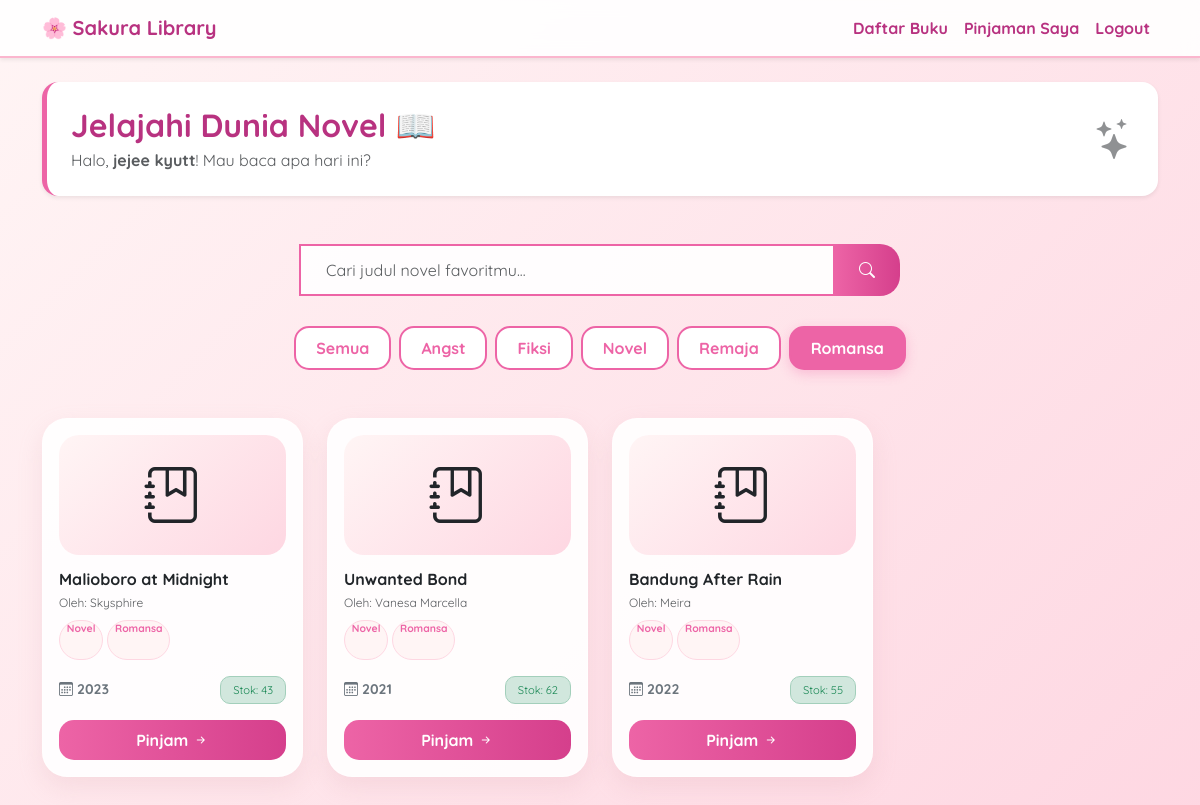
The page /peminjam/index.php?kategori=4 (signed in) on the database as committed earlier.
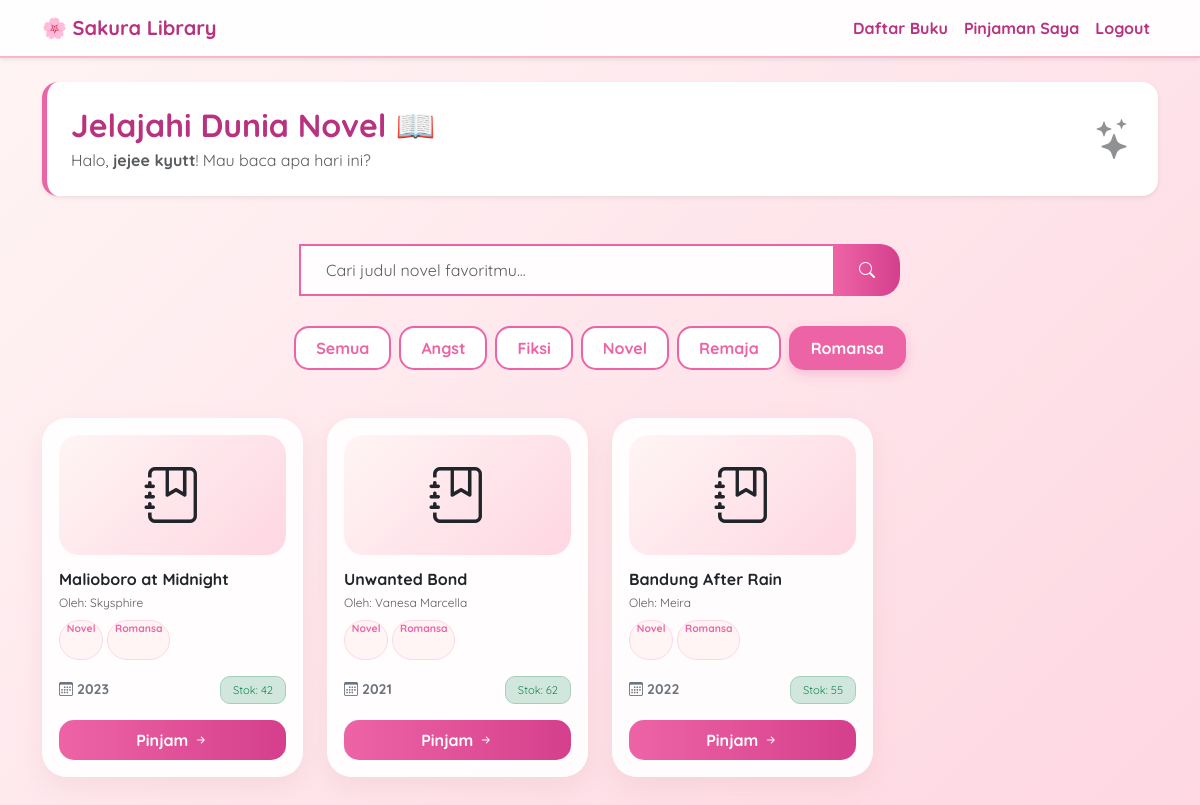
The same page on the database as committed later.
### tables this page shows
CREATE TABLE `buku` (
  `id_buku` int(11) NOT NULL,
  `judul` varchar(255) NOT NULL,
  `penulis` varchar(255) NOT NULL,
  `penerbit` varchar(255) NOT NULL,
  `tahun_terbit` int(11) NOT NULL,
  `stok` int(11) DEFAULT 0
);

### peminjam/index.php (the view, shortened to what the changed rows need)
<?php
include '../config/koneksi.php';
$where_clauses = [];
$kategori_aktif = isset($_GET['kategori']) ? mysqli_real_escape_string($koneksi, $_GET['kategori']) : "";
if(!empty($kategori_aktif)) {
    $where_clauses[] = "buku.id_buku IN (SELECT id_buku FROM kategori_buku_relasi WHERE id_kategori = '$kategori_aktif')";
}
$where_sql = "";
if (count($where_clauses) > 0) {
    $where_sql = " WHERE " . implode(" AND ", $where_clauses);
}
?>
<!DOCTYPE html>
<html lang="id">
<head>
    <link href="https://cdn.jsdelivr.net/npm/bootstrap@5.3.0/dist/css/bootstrap.min.css" rel="stylesheet">
    <link rel="stylesheet" href="https://cdn.jsdelivr.net/npm/bootstrap-icons@1.11.1/font/bootstrap-icons.css">
</head>
<body>
<div class="container pb-5">
    <div class="d-flex justify-content-between align-items-center mb-5 p-4 bg-white rounded-4 shadow-sm border-start border-5" style="border-color: #ed64a6 !important;">
        <div>
            <h2 class="mb-1" style="color: #b83280; font-weight: 800;">Jelajahi Dunia Novel 📖</h2>
        </div>
    </div>
    <div class="row g-4">
        <?php
        $sql = "SELECT buku.*,
                GROUP_CONCAT(DISTINCT kategori_buku.nama_kategori SEPARATOR ', ') AS daftar_kategori
                FROM buku
                LEFT JOIN kategori_buku_relasi ON buku.id_buku = kategori_buku_relasi.id_buku
                LEFT JOIN kategori_buku ON kategori_buku_relasi.id_kategori = kategori_buku.id_kategori
                $where_sql
                GROUP BY buku.id_buku
                ORDER BY buku.id_buku DESC";
        $query_buku = mysqli_query($koneksi, $sql);
        if(mysqli_num_rows($query_buku) > 0) {
            while($row = mysqli_fetch_array($query_buku)) {
        ?>
        <div class="col-6 col-md-4 col-lg-3">
            <div class="card card-sakura p-3">
                <div class="book-icon-wrapper">
                    <i class="bi bi-journal-bookmark text-sakura"></i>
                </div>
                <div class="card-body p-0 d-flex flex-column">
                    <h6 class="fw-bold text-dark text-truncate mb-1" title="<?= $row['judul']; ?>">
                        <?= htmlspecialchars($row['judul']); ?>
                    </h6>
                    <p class="text-muted mb-2" style="font-size: 0.75rem;">Oleh: <?= htmlspecialchars($row['penulis']); ?></p>
                    <div class="mb-3 d-flex flex-wrap gap-1" style="min-height: 40px;">
                        <?php
                        if(!empty($row['daftar_kategori'])){
                            $kat = explode(', ', $row['daftar_kategori']);
                            foreach($kat as $k) echo '<span class="badge rounded-pill badge-kategori">'.htmlspecialchars($k).'</span>';
                        } else { echo '<span class="badge rounded-pill bg-light text-muted" style="font-size: 0.65rem;">Umum</span>'; }
                        ?>
                    </div>
                    <div class="d-flex justify-content-between align-items-center mb-3">
                        <span class="text-secondary small fw-bold"><i class="bi bi-calendar3"></i> <?= $row['tahun_terbit']; ?></span>
                        <?php if($row['stok'] > 0): ?>
                            <span class="status-badge bg-success-subtle text-success border border-success-subtle">
                                Stok: <?= $row['stok']; ?>
                            </span>
                        <?php else: ?>
                            <span class="status-badge bg-danger-subtle text-danger border border-danger-subtle">Habis</span>
                        <?php endif; ?>
                    </div>
                    <?php if($row['stok'] > 0): ?>
                        <a href="pinjam_buku.php?id=<?= $row['id_buku']; ?>" class="btn btn-sakura w-100 py-2">
                            Pinjam <i class="bi bi-arrow-right-short"></i>
                        </a>
                    <?php else: ?>
                        <button class="btn btn-secondary w-100 py-2 disabled" style="border-radius: 15px;">
                            Tidak Tersedia
                        </button>
                    <?php endif; ?>
                </div>
            </div>
        </div>
        <?php
            }
        } else {
            echo "<div class='col-12 text-center py-5'>
                    <i class='bi bi-search display-1 text-muted opacity-25'></i>
                    <h5 class='text-muted mt-3'>Buku yang kamu cari tidak ditemukan.</h5>
                    <a href='index.php' class='btn btn-sakura mt-2 px-4'>Reset Katalog</a>
                  </div>";
        }
        ?>
    </div>
</div>
</body>
</html>

Rows that differ between the two databases and show on the page:
changed buku "Malioboro at Midnight": stok "43" → "42"
